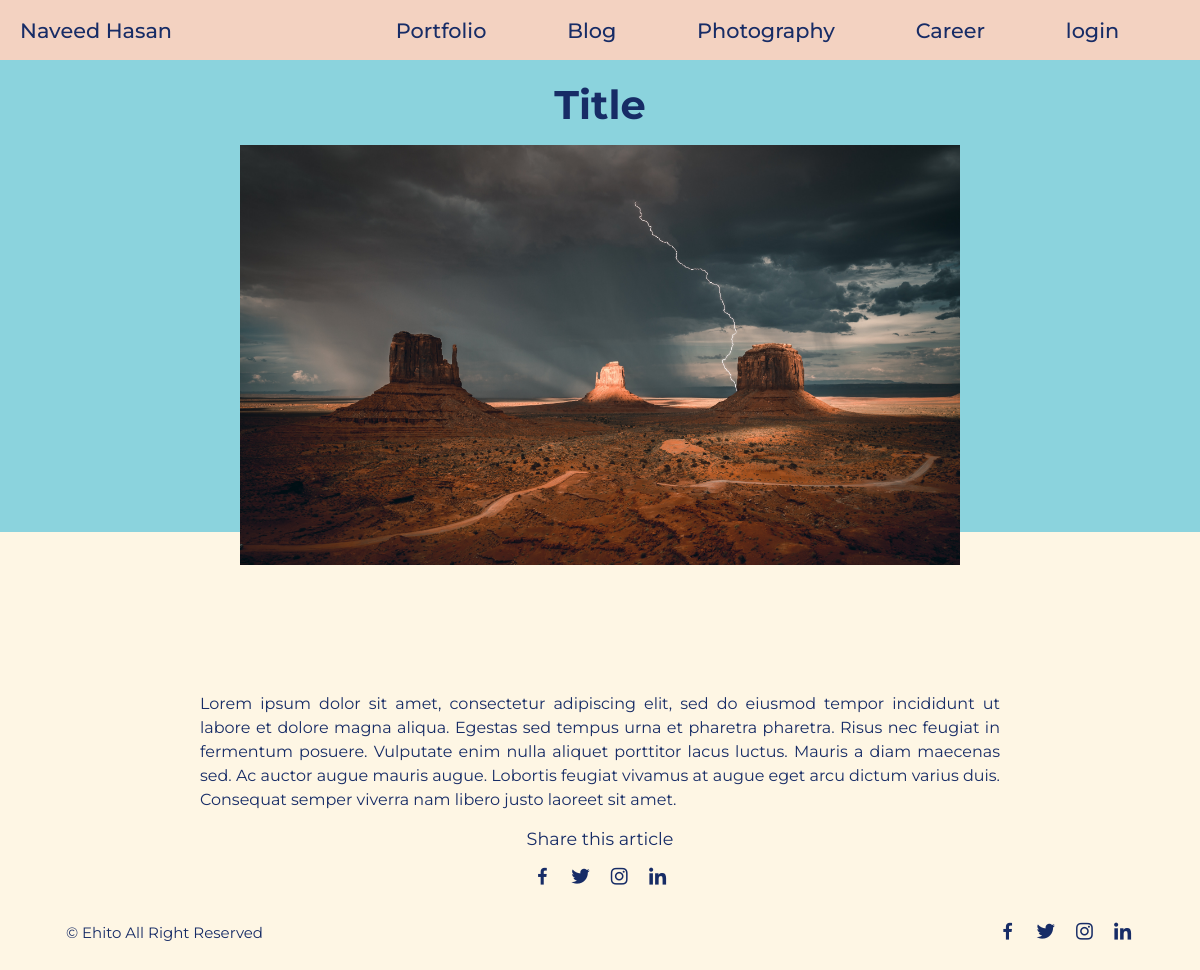
Screenshot of /post/3 with the database file from the repository.
### models/blogs.py (models this page shows, shortened)
class Blogs(db.Model):
    id = db.Column(db.Integer, primary_key=True)
    title = db.Column(db.String)
    description = db.Column(db.String)
    date = db.Column(db.String(100))
    category = db.Column(db.String(100))
    author = db.Column(db.String(100))
    cover_path = db.Column(db.String(1000))

### resources/blogs.py (the view)
class Post(Resource):
    def get(self, post_id):
        post = Blogs.query.filter_by(id=post_id).first()
        return make_response(render_template('post_page.html', post=post))

### templates/post_page.html (shortened to what this page needs)
{% extends "base.html" %}
    {% block style %}
    <link rel="stylesheet" type="text/css" href="{{ url_for('static', filename='styles/post_page.css') }}">
    <link href='https://unpkg.com/boxicons@2.1.4/css/boxicons.min.css' rel='stylesheet'>
    {% endblock %}
    {% block content %}
    <section class="post-header">
        <div class="header-content post-container">
            <h1 class="header-title">{{post.title}}</h1>
            <img src="{{ url_for('home') }}{{ post.cover_path }}" alt="" class="header-img">
        </div>
    </section>
    <section class="post-content post-container">
        <p class="post-text"> {{ post.description |safe }} </p>
    </section>
    <div class="share post-container">
        <span class="share-title">Share this article</span>
            <div class="social">
                <a href="#"><i class='bx bxl-facebook'></i></a>
                <a href="#"><i class='bx bxl-twitter'></i></a>
                <a href="#"><i class='bx bxl-instagram'></i></a>
                <a href="#"><i class='bx bxl-linkedin' ></i></a>
            </div>
        </div>
    <div class="footer container">
        <p>&#169; Ehito All Right Reserved</p>
        <div class="social">
            <a href="#"><i class='bx bxl-facebook'></i></a>
            <a href="#"><i class='bx bxl-twitter'></i></a>
            <a href="#"><i class='bx bxl-instagram'></i></a>
            <a href="#"><i class='bx bxl-linkedin'></i></a>
        </div>
    </div>
    {% endblock %}

### static/styles/base.css (style rules this page uses)
* { font-family: "montserrat", sans-serif; margin: 0; padding: 0; color: var(--text-color) }
:root { --bg-color: #fef6e4; --text-color: #172c66; --highligh-color: #001858; --container-color: #8bd3dd; --secondary-color: #f582ae; --navbar-color: #f3d2c1; --notification-color: red; }
body { background-color: var(--bg-color); }
a { text-decoration: none; }

### static/styles/post_page.css (style rules this page uses)
* { font-family: "montserrat", sans-serif; margin: 0; padding: 0; color: var(--text-color) }
:root { --bg-color: #fef6e4; --text-color: #172c66; --highligh-color: #001858; --container-color: #8bd3dd; --secondary-color: #f582ae; --navbar-color: #f3d2c1; --notification-color: red; }
body { display: flex; flex-direction: column; justify-content: center; background-color: var(--bg-color); }
a { text-decoration: none; }
.post-header { width: 100%; height: 500px; display: grid; background-color: var(--container-color); }
.post-container { max-width: 800px; margin: auto; width: 100%; }
.header-content { display: flex; flex-direction: column; align-items: center; margin-top: 2rem !important; }
.header-title { width: 90%; font-size: 2.5rem; text-align: center; margin: 1rem 0 1rem 0; }
.header-img { width: 90%; height: 420px; object-fit: cover; object-position: center; }
.post-content { margin-top: 10rem; }
.post-content p { line-height: 1.5rem; margin: 1rem 0; text-align: justify; }
.share { display: flex; flex-direction: column; align-items: center; row-gap: 1rem; }
.share-title { font-size: 1.1rem; }
.footer { display: flex; justify-content: space-between; align-items: center; padding: 30px 0; }
.footer p { font-size: 0.938rem; }
.social { display: flex; align-items: center; column-gap: 1rem; }
.social .bx { font-size: 1.4rem; color: var(--text-color); }
.container { max-width: 1068px; margin: auto; width: 90%; }

### rows the page displays
Blogs: title "Title", description "Lorem ipsum dolor sit amet, consectetur adipiscing elit, sed do eiusmod tempor incididunt ut labore et dolore magna aliqua. Egestas sed tempus urna et pharetra pharetra. Risus nec feugiat in fermentum posuere. Vulputate enim nulla aliquet porttitor lacus luctus. Mauris a diam maecenas sed. Ac auctor augue mauris augue. Lobortis feugiat vivamus at augue eget arcu dictum varius duis. Consequat semper viverra nam libero justo laoreet sit amet."
